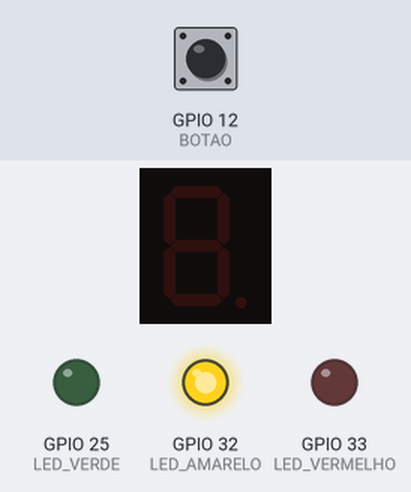
Simulated run of this sketch. Board: ESP32. Parts: 1-digit seven-segment display, output pins drawn as LEDs (lit = HIGH). Wiring (inferred from the names in the program): 1-digit 7-segment display, segments lit when HIGH: segments GPIO 22, GPIO 23, GPIO 2, GPIO 4, GPIO 5, GPIO 21, GPIO 19. The inputs (shaded band) are chosen by the test bench; at power-on: GPIO 12 (BOTAO) HIGH. The segment pins are drawn as the display they are named for; pins used as bus, display or sensor lines are not drawn.

Above: at 1.2 s.
1.3 s: GPIO 12 (BOTAO) pulled LOW for 0.15 s
At 2.8 s:
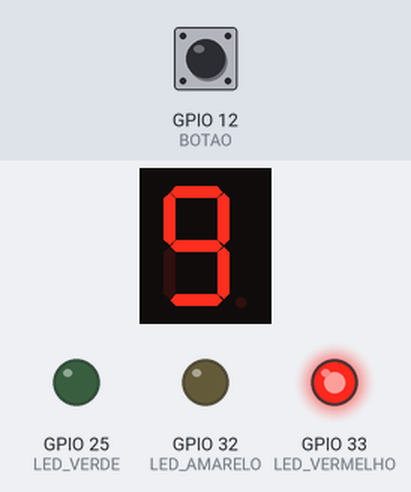
At 12.8 s:
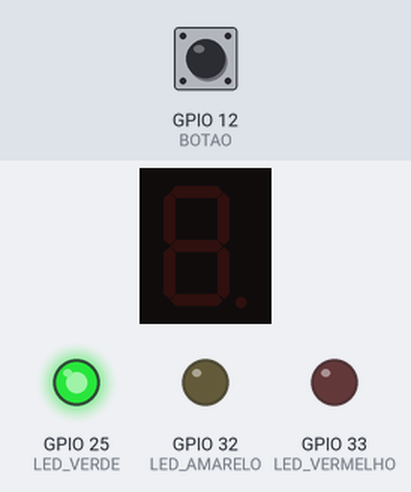
13.4 s: GPIO 12 (BOTAO) pulled LOW for 1 s
At 15.7 s:
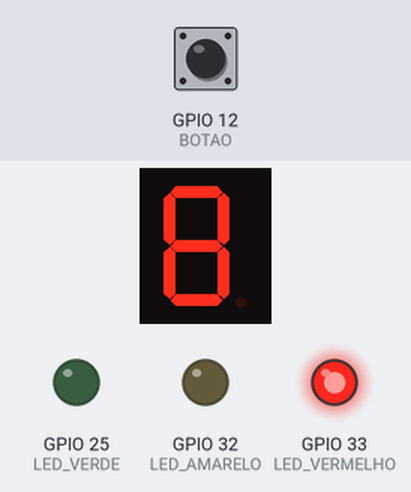
Timing chart, 0 to 17.2 s (numbered marks = the images above; inputs shaded):
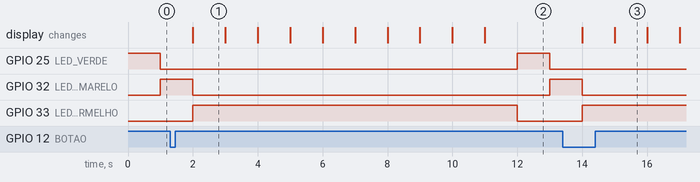

Measured:
- after the input at 1.3 s, the display: changes after 0.70 s (image 1)
- after the input at 13.4 s, GPIO 25 (LED_VERDE): stops changing and stays LOW; GPIO 32 (LED_AMARELO): goes on until 14.0 s, then stays LOW; GPIO 33 (LED_VERMELHO): goes on until 14.0 s, then stays HIGH; the display: first changes after 0.60 s (image 3 shows a later state)
- what the display in image 1 shows lasts 1.0 s, from 2.0 s to 3.0 s

The sketch:

semafaro.INO
```cpp
const byte LED_VERMELHO = 33;
const byte LED_AMARELO = 32;
const byte LED_VERDE = 25;

const byte BOTAO = 12;

const byte LED_A = 22;
const byte LED_B = 23;
const byte LED_C = 2;
const byte LED_D = 4;
const byte LED_E = 5;
const byte LED_F = 21;
const byte LED_G = 19;

byte segmentos[] = {22, 23, 2, 4, 5, 21, 19};

const byte contagem = 9;

volatile bool iniciaContagem = false;

void IRAM_ATTR aoPressionarBotao()
{
    iniciaContagem = true;
}

const byte bits_por_numero[contagem] = {
    // GFEDCBA
    B0000110, // 1
    B1011011, // 2
    B1001111, // 3
    B1100110, // 4
    B1101101, // 5
    B1111101, // 6
    B0000111, // 7
    B1111111, // 8
    B1101111, // 9
};

void setup()
{
    pinMode(LED_VERMELHO, OUTPUT);
    pinMode(LED_AMARELO, OUTPUT);
    pinMode(LED_VERDE, OUTPUT);
    pinMode(segmentos[0], OUTPUT);
    pinMode(segmentos[1], OUTPUT);
    pinMode(segmentos[2], OUTPUT);
    pinMode(segmentos[3], OUTPUT);
    pinMode(segmentos[4], OUTPUT);
    pinMode(segmentos[5], OUTPUT);
    pinMode(segmentos[6], OUTPUT);
    pinMode(BOTAO, INPUT_PULLUP);
    attachInterrupt(digitalPinToInterrupt(BOTAO), aoPressionarBotao, FALLING);
}

void loop()
{
    digitalWrite(LED_VERDE, HIGH);
    delay(1000);
    digitalWrite(LED_VERDE, LOW);
    digitalWrite(LED_AMARELO, HIGH);
    delay(1000);
    digitalWrite(LED_AMARELO, LOW);
    digitalWrite(LED_VERMELHO, HIGH);

    if (iniciaContagem)
    {
        for (int i = 0; i < contagem; i++)
        {
            acendeLeds(bits_por_numero[(contagem - 1) - i]);
            delay(1000);
        }
        apagaLeds();
        iniciaContagem = false;
    }

    delay(1000);
    digitalWrite(LED_VERMELHO, LOW);
}

void acendeLeds(byte bits_por_numero)
{
    for (int i = 0; i < 8; i++)
        digitalWrite(segmentos[i], bitRead(bits_por_numero, i));
}

void apagaLeds()
{
    const byte segmentoApagado = B0000000;

    for (int i = 0; i < 8; i++)
        digitalWrite(segmentos[i], bitRead(segmentoApagado, i));
}
```
